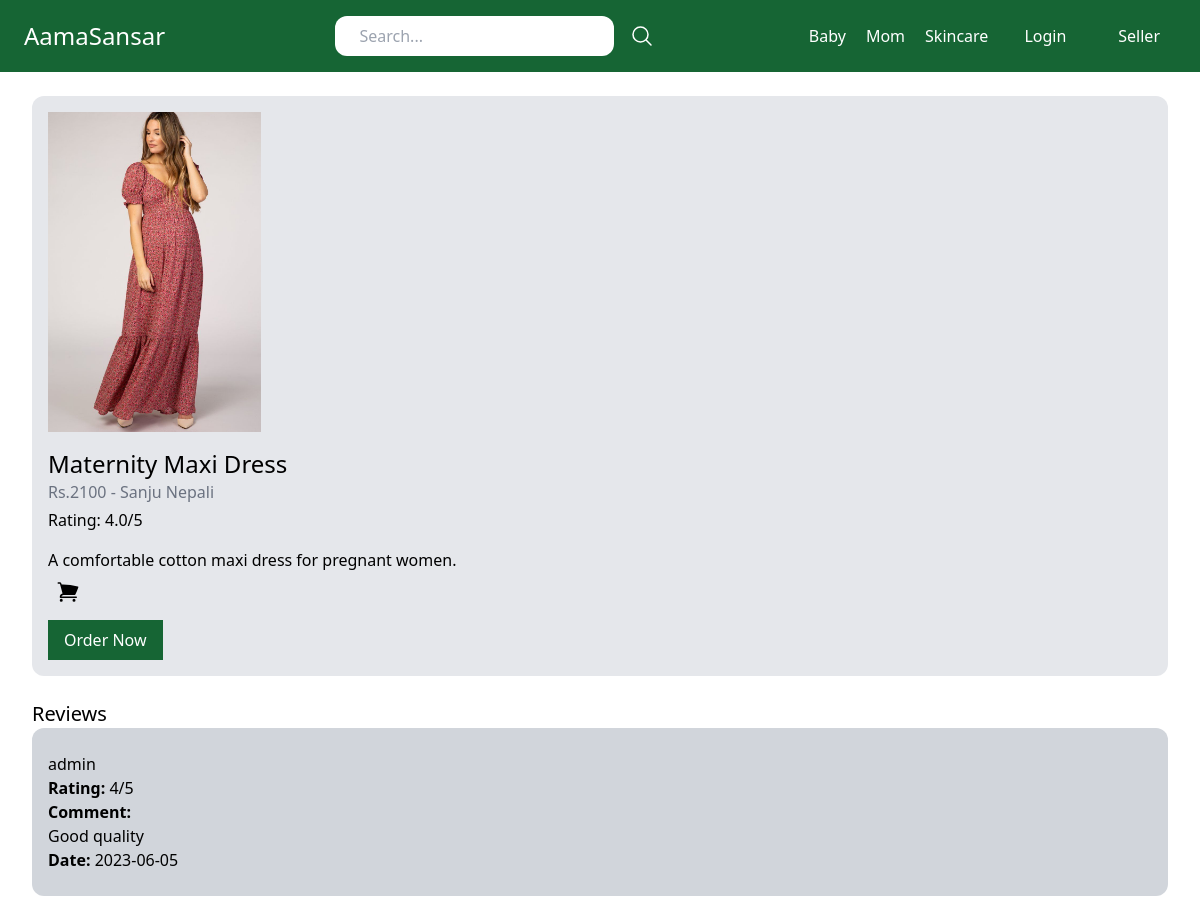
Page /mom/maternity-maxi-dress/ on the earlier database version.
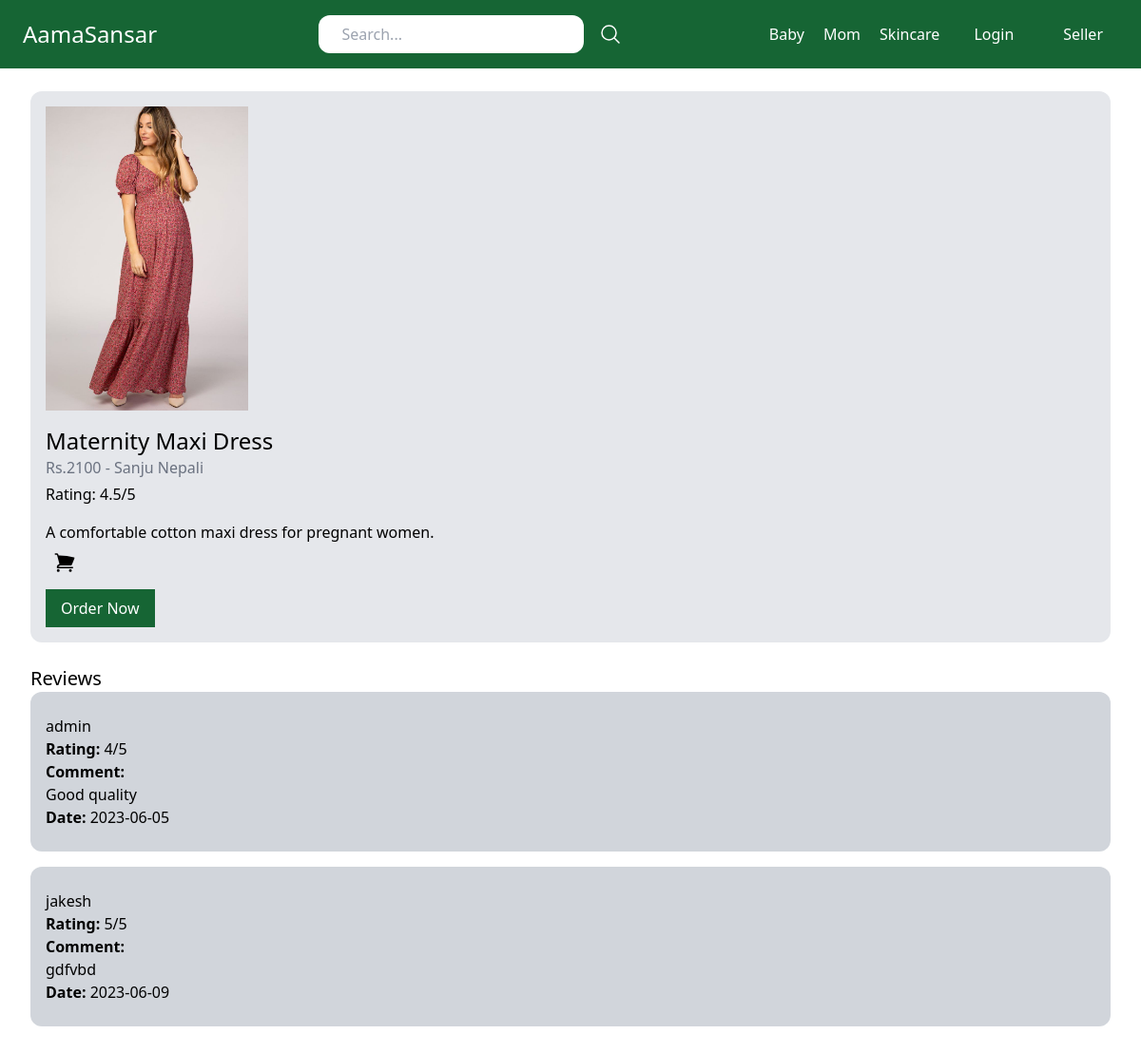
Same page on the later database version.
### store/models.py (models this page shows, shortened)
class Category(models.Model):
    title = models.CharField(max_length=50)
    slug = models.SlugField(max_length=50)
    class Meta:
        verbose_name_plural = 'Categories'

class Product(models.Model):
    DRAFT = 'Draft'
    WAITING_APPROVAL = 'Waitingapproval'
    ACTIVE = 'Active'
    DELETED = 'Deleted'
    STATUS_CHOICES = (
        (DRAFT, 'Draft'),
        (WAITING_APPROVAL, 'Waiting approval'),
        (ACTIVE, 'Active'),
        (DELETED, 'Deleted')
    )
    user = models.ForeignKey(User, related_name='products', on_delete=models.CASCADE )
    category = models.ForeignKey(Category, related_name='products', on_delete=models.CASCADE)
    title = models.CharField(max_length=50)
    slug = models.SlugField(max_length=50)
    description = models.TextField(blank=True)
    price = models.IntegerField()
    image = models.ImageField(upload_to='uploads/product_images/', blank=True, null=True)
    thumbnail = models.ImageField(upload_to='uploads/product_images/thumbnail/', blank=True, null=True)
    status = models.CharField(max_length=50, choices=STATUS_CHOICES, default=ACTIVE)
    class Meta:
        ordering = ('-price',)
    def get_rating(self):
        reviews_total = 0
        for review in self.reviews.all():
           reviews_total += review.rating
        if reviews_total > 0:
            return reviews_total/self.reviews.count()
        return 0

class Review(models.Model):
    product = models.ForeignKey(Product, related_name='reviews', on_delete=models.CASCADE)
    rating = models.IntegerField(default=3)
    content = models.TextField()
    created_by = models.ForeignKey(User, related_name='reviews', on_delete=models.CASCADE)
    created_at = models.DateTimeField(auto_now_add=True)

### store/views.py (the view, shortened to what this page needs)
# urls.py: path('<slug:category_slug>/<slug:slug>/', views.product_detail, name='product_detail'),
def product_detail(request, category_slug, slug):
    product = get_object_or_404(Product, slug=slug, status=Product.ACTIVE)
    return render(request, 'store/product_detail.html',{
        'product': product,
    })

### store/context_processors.py (called while the page is built)
def cart(request):
    return{'cart': Cart(request)}

### store/templatetags/menu.py (called while the page is built)
@register.inclusion_tag('core/menu.html')
def menu():
    categories = Category.objects.all()
    return{'categories':categories}

### store/templates/store/product_detail.html (shortened to what this page needs)
{% extends 'core/base.html' %}
{% block content %}
{% if product.image %}
<div class="bg-gray-200 p-4 rounded-xl">
<div class="image mb-4 mt-0 ">
    <img src= "{{ product.image.url }}"class="img-fluid w-50 h-80" alt="Image of {{ product.title }}">
</div>
{% endif %}
<h1 class="text-2xl">{{product.title}}</h1>
<p class="text-s text-gray-500">
    Rs.{{product.price}}
    -
    <a href="{% url 'vendor_detail' product.user.id %}">{% firstof product.user.get_full_name product.user.username %}</a>
</p>
    {% if product.get_rating > 0 %}
   <p class="mt-1">Rating: {{product.get_rating }}/5</p>
    {% endif %}
   {% if product.description %}
     <p class="mt-4">{{product.description}}</p>
    {% endif %}
        <a href="{% url 'add_to_cart' product.id %}" class="px-2 py-2 mb-2  flex items-center ">
        </a>
        <a href="{% url 'checkout' %}" class="inline-block px-4 py-2 bg-green-800 text-white">Order Now</a>
      </div>
        <div class="w-full mt-6">
            <h2 class="text-xl">Reviews</h2>
            {% for review in product.reviews.all %}
                <div class="px-4 py-6 bg-gray-300 rounded-xl mb-4">
                    <strong></strong>{{ review.created_by }}<br>
                    <strong>Rating: </strong>{{ review.rating }}/5<br>
                    <strong>Comment: </strong><br>
                    {{ review.content }}<br>
                    <strong>Date: </strong>{{ review.created_at|date:"Y-m-d" }}<br>
                </div>
            {% endfor %}
        </div>
{% endblock %}

### core/templates/core/base.html (shortened to what this page needs)
{% load menu %}
<!doctype html>
<html>
<head>
  <script src="https://cdn.tailwindcss.com"></script>
  <link rel="stylesheet" href="https://cdn.jsdelivr.net/npm/@fortawesome/fontawesome-free@5.15.4/css/fontawesome.min.css">
</head>
<body>
    <nav class="max-w-10xl mx-auto py-4 px-6 flex items-center justify-between bg-green-800">
        <div class="logo">
            <a href="/" class="text-2xl text-white">AamaSansar</a>
        </div>
        <div class="serach">
            <form method="get" action="{% url 'search' %}" class="flex items-center space-x-4">
                <input type="search" name="query" placeholder="Search..." class="py-2 px-6 rounded-xl">
                <button>
                    <svg xmlns="http://www.w3.org/2000/svg" fill="none" viewBox="0 0 24 24" stroke-width="1.5" stroke="currentColor" class="w-6 h-6 text-white">
                        <path stroke-linecap="round" stroke-linejoin="round" d="M21 21l-5.197-5.197m0 0A7.5 7.5 0 105.196 5.196a7.5 7.5 0 0010.607 10.607z" />
                      </svg>
                </button>
            </form>
        </div>
        <div class="flex items-center space-x-5">
            {% menu %}
            {% if request.user.is_authenticated %}
                <a href="{% url 'cart_view' %}"class="flex space-x-3 py-2 px-4 rounded-xl text-white hover:bg-teal-900">
                <svg xmlns="http://www.w3.org/2000/svg" fill="none" viewBox="0 0 24 24" stroke-width="1.5" stroke="currentColor" class="w-6 h-6">
                    <path stroke-linecap="round" stroke-linejoin="round" d="M2.25 3h1.386c.51 0 .955.343 1.087.835l.383 1.437M7.5 14.25a3 3 0 00-3 3h15.75m-12.75-3h11.218c1.121-2.3 2.1-4.684 2.924-7.138a60.114 60.114 0 00-16.536-1.84M7.5 14.25L5.106 5.272M6 20.25a.75.75 0 11-1.5 0 .75.75 0 011.5 0zm12.75 0a.75.75 0 11-1.5 0 .75.75 0 011.5 0z" />
                  </svg>
                  <span>({{ cart|length }})</span> </a>
                <div class="dropdown">
                    <button class="dropbtn">
                        <span  class="py-2 px-4  rounded-xl text-white hover:bg-teal-900">{{ request.user.username }}</span>
                        <svg class="icon" xmlns="http://www.w3.org/2000/svg" height="1em" viewBox="0 0 448 512"><path d="M224 256A128 128 0 1 0 224 0a128 128 0 1 0 0 256zm-45.7 48C79.8 304 0 383.8 0 482.3C0 498.7 13.3 512 29.7 512H418.3c16.4 0 29.7-13.3 29.7-29.7C448 383.8 368.2 304 269.7 304H178.3z"/></svg>
                    </a>
                    </button>
                    <div class="dropdown-content">
                        <a href="{% url 'logout' %}">
                            <span  class="py-2 px-4  rounded-xl text-white hover:bg-teal-900">Log Out</span>
                            <svg class="icon" xmlns="http://www.w3.org/2000/svg" height="1em" viewBox="0 0 512 512"><path d="M377.9 105.9L500.7 228.7c7.2 7.2 11.3 17.1 11.3 27.3s-4.1 20.1-11.3 27.3L377.9 406.1c-6.4 6.4-15 9.9-24 9.9c-18.7 0-33.9-15.2-33.9-33.9l0-62.1-128 0c-17.7 0-32-14.3-32-32l0-64c0-17.7 14.3-32 32-32l128 0 0-62.1c0-18.7 15.2-33.9 33.9-33.9c9 0 17.6 3.6 24 9.9zM160 96L96 96c-17.7 0-32 14.3-32 32l0 256c0 17.7 14.3 32 32 32l64 0c17.7 0 32 14.3 32 32s-14.3 32-32 32l-64 0c-53 0-96-43-96-96L0 128C0 75 43 32 96 32l64 0c17.7 0 32 14.3 32 32s-14.3 32-32 32z"/></svg>
                        </a>
                    </div>
                  </div>
            {% else %}
                    <a href="{% url 'login' %}" class="py-2 px-4  rounded-xl text-white hover:bg-teal-900">Login</a>
                     <a href="{% url 'handlesellerlogin' %}" class="py-2 px-4  rounded-xl text-white hover:bg-teal-900">Seller</a>
            {% endif %}
        </div>
    </nav>
    <div class="max-w-6xl mx-auto py-6 px-2">
  {% block content %}
  {% endblock %}
    </div>
</body>
</html>

### core/templates/core/menu.html
{% for category in categories %}
<a href="{% url 'category_detail' category.slug %}" class="text-white">{{category.title}}</a>
{% endfor %}

Differences in the rows shown:
computed for Product "Maternity Maxi Dress": get_rating "4.0" → "4.5"
added Review: created_by "jakesh", rating "5", content "gdfvbd", created_at "2023-06-09"
